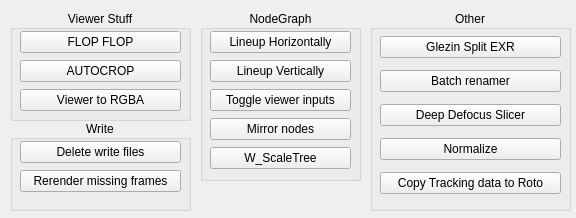
<?xml version="1.0" encoding="UTF-8"?>
<ui version="4.0">
 <class>Form</class>
 <widget class="QWidget" name="Form">
  <property name="geometry">
   <rect>
    <x>0</x>
    <y>0</y>
    <width>576</width>
    <height>218</height>
   </rect>
  </property>
  <property name="windowTitle">
   <string>Form</string>
  </property>
  <widget class="QGroupBox" name="viewerGroup">
   <property name="geometry">
    <rect>
     <x>10</x>
     <y>10</y>
     <width>181</width>
     <height>111</height>
    </rect>
   </property>
   <property name="title">
    <string>Viewer Stuff</string>
   </property>
   <property name="alignment">
    <set>Qt::AlignCenter</set>
   </property>
   <widget class="QWidget" name="">
    <property name="geometry">
     <rect>
      <x>10</x>
      <y>20</y>
      <width>161</width>
      <height>83</height>
     </rect>
    </property>
    <layout class="QVBoxLayout" name="viewerLayout">
     <item>
      <widget class="QPushButton" name="flopflop">
       <property name="toolTip">
        <string>&lt;html&gt;&lt;head/&gt;&lt;body&gt;&lt;p&gt;Зеркалит картинку по горизонтали. &lt;/p&gt;&lt;/body&gt;&lt;/html&gt;</string>
       </property>
       <property name="text">
        <string>FLOP FLOP</string>
       </property>
       <property name="script" stdset="0">
        <string>LH.mirrorViewer()</string>
       </property>
       <property name="name" stdset="0">
        <string>flopflop</string>
       </property>
       <property name="gifname" stdset="0">
        <string>giphy</string>
       </property>
      </widget>
     </item>
     <item>
      <widget class="QPushButton" name="autocrop">
       <property name="toolTip">
        <string>&lt;html&gt;&lt;head/&gt;&lt;body&gt;&lt;p&gt;Создает &lt;span style=&quot; font-weight:600;&quot;&gt;CROP &lt;/span&gt;ноду, которой оставляет только &lt;span style=&quot; text-decoration: underline;&quot;&gt;нужные&lt;/span&gt; пиксели.&lt;/p&gt;&lt;p&gt;Перед выполнением нужно заселектить ноду.&lt;/p&gt;&lt;p&gt;Сканирует по альфе.&lt;/p&gt;&lt;/body&gt;&lt;/html&gt;</string>
       </property>
       <property name="text">
        <string>AUTOCROP</string>
       </property>
       <property name="script" stdset="0">
        <string>frames = nuke.getInput('Set Frame Range', '%s-%s' % (int(nuke.root()['first_frame'].value()), int(nuke.root()['last_frame'].value()))).split('-')
nukescripts.autocrop(first = frames[0], last = frames[1], layer = 'alpha')</string>
       </property>
       <property name="name" stdset="0">
        <string>autocrop</string>
       </property>
       <property name="gifname" stdset="0">
        <string>giphy</string>
       </property>
      </widget>
     </item>
     <item>
      <widget class="QPushButton" name="viewerToRGBA">
       <property name="toolTip">
        <string>&lt;html&gt;&lt;head/&gt;&lt;body&gt;&lt;p&gt;Пересчелкивает вьювер в &lt;span style=&quot; font-weight:600;&quot;&gt;rgba&lt;/span&gt;&lt;/p&gt;&lt;/body&gt;&lt;/html&gt;</string>
       </property>
       <property name="text">
        <string>Viewer to RGBA</string>
       </property>
       <property name="script" stdset="0">
        <string>v = nuke.activeViewer().node().name()
nuke.toNode(v)['channels'].setValue('rgba')</string>
       </property>
       <property name="name" stdset="0">
        <string>viewerToRGBA</string>
       </property>
       <property name="gifname" stdset="0">
        <string>giphy</string>
       </property>
      </widget>
     </item>
    </layout>
   </widget>
   <zorder>autocrop</zorder>
   <zorder></zorder>
  </widget>
  <widget class="QGroupBox" name="nodegraphGroup">
   <property name="geometry">
    <rect>
     <x>200</x>
     <y>10</y>
     <width>161</width>
     <height>171</height>
    </rect>
   </property>
   <property name="title">
    <string>NodeGraph</string>
   </property>
   <property name="alignment">
    <set>Qt::AlignCenter</set>
   </property>
   <widget class="QWidget" name="">
    <property name="geometry">
     <rect>
      <x>10</x>
      <y>20</y>
      <width>141</width>
      <height>141</height>
     </rect>
    </property>
    <layout class="QVBoxLayout" name="nodegraphLayout">
     <item>
      <widget class="QPushButton" name="lineupHorizontally">
       <property name="toolTip">
        <string>&lt;html&gt;&lt;head/&gt;&lt;body&gt;&lt;p&gt;Выставляет выделенные ноды &lt;span style=&quot; font-weight:600;&quot;&gt;горизонтально&lt;/span&gt;.&lt;/p&gt;&lt;/body&gt;&lt;/html&gt;</string>
       </property>
       <property name="text">
        <string>Lineup Horizontally</string>
       </property>
       <property name="script" stdset="0">
        <string>scripts.lineupNodes()</string>
       </property>
       <property name="name" stdset="0">
        <string>lineupHorizontally</string>
       </property>
       <property name="gifname" stdset="0">
        <string>giphy</string>
       </property>
      </widget>
     </item>
     <item>
      <widget class="QPushButton" name="lineupVertically">
       <property name="toolTip">
        <string>&lt;html&gt;&lt;head/&gt;&lt;body&gt;&lt;p&gt;Выставляет выделенные ноды &lt;span style=&quot; font-weight:600;&quot;&gt;вертикально&lt;/span&gt;.&lt;/p&gt;&lt;/body&gt;&lt;/html&gt;</string>
       </property>
       <property name="text">
        <string>Lineup Vertically</string>
       </property>
       <property name="script" stdset="0">
        <string>scripts.linedownNodes()</string>
       </property>
       <property name="name" stdset="0">
        <string>lineupVertically</string>
       </property>
       <property name="gifname" stdset="0">
        <string>giphy</string>
       </property>
      </widget>
     </item>
     <item>
      <widget class="QPushButton" name="toggleViewerInputs">
       <property name="toolTip">
        <string>&lt;html&gt;&lt;head/&gt;&lt;body&gt;&lt;p&gt;Прячет все инпут коннекшены всех нод вьюверов в скрипте.&lt;/p&gt;&lt;/body&gt;&lt;/html&gt;</string>
       </property>
       <property name="text">
        <string>Toggle viewer inputs</string>
       </property>
       <property name="script" stdset="0">
        <string>LH.toggleViewerInput()</string>
       </property>
       <property name="name" stdset="0">
        <string>toggleViewerInputs</string>
       </property>
       <property name="gifname" stdset="0">
        <string>giphy</string>
       </property>
      </widget>
     </item>
     <item>
      <widget class="QPushButton" name="mirrorNodes">
       <property name="toolTip">
        <string>&lt;html&gt;&lt;head/&gt;&lt;body&gt;&lt;p&gt;Зеркалит расположение выделенных нод по горизонтали.&lt;/p&gt;&lt;/body&gt;&lt;/html&gt;</string>
       </property>
       <property name="text">
        <string>Mirror nodes</string>
       </property>
       <property name="script" stdset="0">
        <string>mirrorNodes.mirrorNodes()</string>
       </property>
       <property name="name" stdset="0">
        <string>mirronNodes</string>
       </property>
       <property name="gifname" stdset="0">
        <string>giphy</string>
       </property>
      </widget>
     </item>
     <item>
      <widget class="QPushButton" name="w_scaletree">
       <property name="toolTip">
        <string>&lt;html&gt;&lt;head/&gt;&lt;body&gt;&lt;p&gt;Скейлер расположения выделеных нод.&lt;/p&gt;&lt;/body&gt;&lt;/html&gt;</string>
       </property>
       <property name="text">
        <string>W_ScaleTree</string>
       </property>
       <property name="script" stdset="0">
        <string>W_scaleTree.scaleTreeFloatingPanel()</string>
       </property>
       <property name="name" stdset="0">
        <string>w_scaleTree</string>
       </property>
       <property name="gifname" stdset="0">
        <string>giphy</string>
       </property>
      </widget>
     </item>
    </layout>
   </widget>
  </widget>
  <widget class="QGroupBox" name="writeGroup">
   <property name="geometry">
    <rect>
     <x>10</x>
     <y>120</y>
     <width>181</width>
     <height>91</height>
    </rect>
   </property>
   <property name="title">
    <string>Write</string>
   </property>
   <property name="alignment">
    <set>Qt::AlignCenter</set>
   </property>
   <widget class="QWidget" name="">
    <property name="geometry">
     <rect>
      <x>10</x>
      <y>20</y>
      <width>161</width>
      <height>54</height>
     </rect>
    </property>
    <layout class="QVBoxLayout" name="writeLayout">
     <item>
      <widget class="QPushButton" name="deleteWriteFiles">
       <property name="toolTip">
        <string>&lt;html&gt;&lt;head/&gt;&lt;body&gt;&lt;p&gt;Удаляет файлы из папки, которая указана в пути &lt;span style=&quot; font-weight:600;&quot;&gt;write&lt;/span&gt; ноды.&lt;br/&gt;Перед выполнением нужно выделить &lt;span style=&quot; font-weight:600;&quot;&gt;write&lt;/span&gt; ноду.&lt;/p&gt;&lt;/body&gt;&lt;/html&gt;</string>
       </property>
       <property name="text">
        <string>Delete write files</string>
       </property>
       <property name="script" stdset="0">
        <string>deleteFilesFromWrite.deleteFilesFromWritePath(nuke.selectedNode())</string>
       </property>
       <property name="name" stdset="0">
        <string>deleteWriteFiles</string>
       </property>
       <property name="gifname" stdset="0">
        <string>giphy</string>
       </property>
      </widget>
     </item>
     <item>
      <widget class="QPushButton" name="rerenderMissingFrames">
       <property name="toolTip">
        <string>&lt;html&gt;&lt;head/&gt;&lt;body&gt;&lt;p&gt;Дорендеривает недостающие кадры из секвенции &lt;span style=&quot; font-weight:600;&quot;&gt;write&lt;/span&gt; ноды.&lt;br/&gt;Перед выполнением выделить &lt;span style=&quot; font-weight:600;&quot;&gt;write&lt;/span&gt; ноду.&lt;/p&gt;&lt;/body&gt;&lt;/html&gt;</string>
       </property>
       <property name="text">
        <string>Rerender missing frames</string>
       </property>
       <property name="script" stdset="0">
        <string>rerenderMissingFrames.rerenderMissedFrame()</string>
       </property>
       <property name="name" stdset="0">
        <string>rerenderMissingFrames</string>
       </property>
       <property name="gifname" stdset="0">
        <string>giphy</string>
       </property>
      </widget>
     </item>
    </layout>
   </widget>
  </widget>
  <widget class="QGroupBox" name="otherGroup">
   <property name="geometry">
    <rect>
     <x>370</x>
     <y>10</y>
     <width>201</width>
     <height>201</height>
    </rect>
   </property>
   <property name="title">
    <string>Other</string>
   </property>
   <property name="alignment">
    <set>Qt::AlignCenter</set>
   </property>
   <widget class="QWidget" name="">
    <property name="geometry">
     <rect>
      <x>10</x>
      <y>20</y>
      <width>181</width>
      <height>170</height>
     </rect>
    </property>
    <layout class="QVBoxLayout" name="otherLayout">
     <item>
      <widget class="QPushButton" name="glezin">
       <property name="toolTip">
        <string>&lt;html&gt;&lt;head/&gt;&lt;body&gt;&lt;p&gt;Удобный сплиттер &lt;span style=&quot; font-weight:600;&quot;&gt;EXR&lt;/span&gt;'ов. &lt;br/&gt;Перед запуском выделить &lt;span style=&quot; font-weight:600;&quot;&gt;read &lt;/span&gt;ноду.&lt;/p&gt;&lt;/body&gt;&lt;/html&gt;</string>
       </property>
       <property name="text">
        <string>Glezin Split EXR</string>
       </property>
       <property name="script" stdset="0">
        <string>split_layers.main()</string>
       </property>
       <property name="name" stdset="0">
        <string>glezin</string>
       </property>
       <property name="gifname" stdset="0">
        <string>giphy</string>
       </property>
      </widget>
     </item>
     <item>
      <widget class="QPushButton" name="batchRenamer">
       <property name="toolTip">
        <string>&lt;html&gt;&lt;head/&gt;&lt;body&gt;&lt;p&gt;Переименовывает секвенцию из &lt;span style=&quot; font-weight:600;&quot;&gt;read&lt;/span&gt; ноды.&lt;br/&gt;Перед испольхованием выделить &lt;span style=&quot; font-weight:600;&quot;&gt;read&lt;/span&gt; ноду.&lt;/p&gt;&lt;/body&gt;&lt;/html&gt;</string>
       </property>
       <property name="text">
        <string>Batch renamer</string>
       </property>
       <property name="script" stdset="0">
        <string>batchrenamer.main()</string>
       </property>
       <property name="name" stdset="0">
        <string>batchRenamer</string>
       </property>
       <property name="gifname" stdset="0">
        <string>giphy</string>
       </property>
      </widget>
     </item>
     <item>
      <widget class="QPushButton" name="deepDefocusSlicer">
       <property name="toolTip">
        <string>&lt;html&gt;&lt;head/&gt;&lt;body&gt;&lt;p&gt;Разрезает &lt;span style=&quot; font-weight:600;&quot;&gt;deep exr&lt;/span&gt; по глубине от камеры на разные плейны и добавляет дефокус на каждый план отдельно.&lt;br/&gt;Перед запуском требуется выделать ноду с &lt;span style=&quot; font-weight:600;&quot;&gt;deep&lt;/span&gt; потоком.&lt;/p&gt;&lt;/body&gt;&lt;/html&gt;</string>
       </property>
       <property name="text">
        <string>Deep Defocus Slicer</string>
       </property>
       <property name="script" stdset="0">
        <string>deepDefocusSlicer.deepDefocus()</string>
       </property>
       <property name="name" stdset="0">
        <string>deepDefocusSlicer</string>
       </property>
       <property name="gifname" stdset="0">
        <string>giphy</string>
       </property>
      </widget>
     </item>
     <item>
      <widget class="QPushButton" name="normalize">
       <property name="toolTip">
        <string>&lt;html&gt;&lt;head/&gt;&lt;body&gt;&lt;p&gt;Нормализирует величины.&lt;/p&gt;&lt;/body&gt;&lt;/html&gt;</string>
       </property>
       <property name="text">
        <string>Normalize</string>
       </property>
       <property name="script" stdset="0">
        <string>LH.normalizeDepth()</string>
       </property>
       <property name="name" stdset="0">
        <string>normalize</string>
       </property>
       <property name="gifname" stdset="0">
        <string>giphy</string>
       </property>
      </widget>
     </item>
     <item>
      <widget class="QPushButton" name="copyTrackingDataToRoto">
       <property name="toolTip">
        <string>&lt;html&gt;&lt;head/&gt;&lt;body&gt;&lt;p&gt;Перебрасывает треккинг данные в рут рото(ротопеинт) ноды.&lt;br/&gt;Перед выделением нужны выделить:&lt;br/&gt;1) Tracker&lt;br/&gt;2) Roto&lt;br/&gt;3) Root поле в ноде roto.&lt;/p&gt;&lt;/body&gt;&lt;/html&gt;</string>
       </property>
       <property name="text">
        <string>Copy Tracking data to Roto</string>
       </property>
       <property name="script" stdset="0">
        <string>Points3DToTracker.copyTrackingToRoto(True)</string>
       </property>
       <property name="name" stdset="0">
        <string>copyTrackingToRoto</string>
       </property>
       <property name="gifname" stdset="0">
        <string>giphy</string>
       </property>
      </widget>
     </item>
    </layout>
   </widget>
  </widget>
  <zorder>glezin</zorder>
  <zorder>toggleViewerInputs</zorder>
  <zorder>lineupHorizontally</zorder>
  <zorder>lineupVerticaly</zorder>
  <zorder>flopflop</zorder>
  <zorder>autocrop</zorder>
  <zorder>normalize</zorder>
  <zorder>viewerToRGBA</zorder>
  <zorder>w_scaletree</zorder>
  <zorder>batchRenamer</zorder>
  <zorder>rerenderMissingFrames</zorder>
  <zorder>deepDefocusSlicer</zorder>
  <zorder>pushButton_15</zorder>
  <zorder>mirrorNodes</zorder>
  <zorder>viewerGroup</zorder>
  <zorder>nodegraphGroup</zorder>
  <zorder>writeGroup</zorder>
  <zorder>otherGroup</zorder>
  <zorder></zorder>
  <zorder></zorder>
 </widget>
 <resources/>
 <connections/>
</ui>
